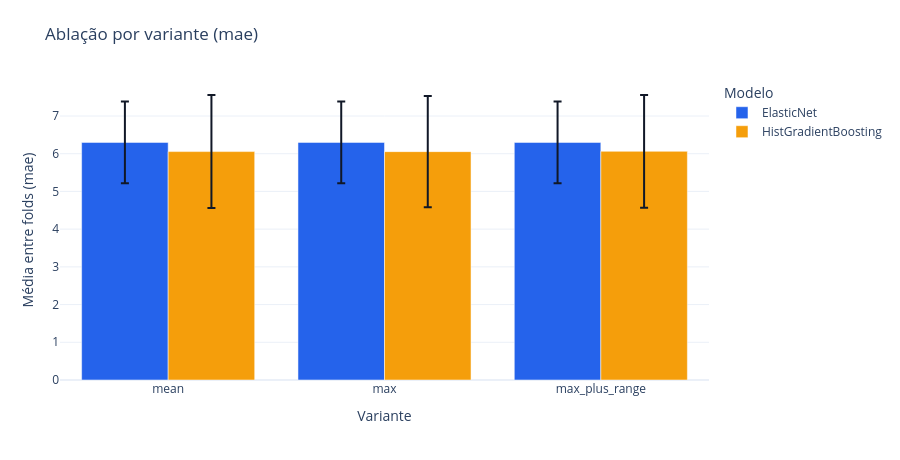
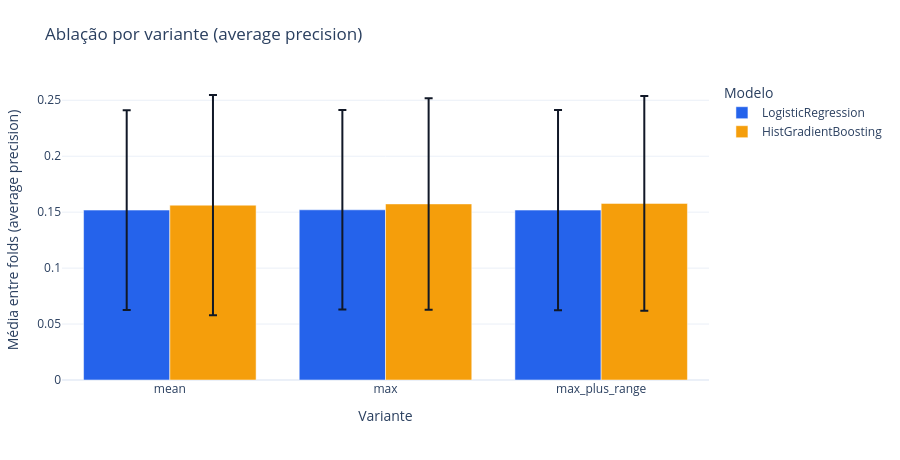

The notebook cell saved with these charts, in order:
### Markdown cell above
## Ablação da feature de distância

A hipótese é que um pedido com vários vendedores só é entregue quando chega o item do vendedor mais distante, de modo que a distância máxima (`distance_max_km`) pode representar o gargalo melhor que a média (`distance_mean_km`), hoje usada no modelo. Três variantes são comparadas, todas partindo das features atuais e trocando apenas a distância: `mean` (referência), `max` e `max_plus_range` (distância máxima mais a amplitude `distance_range_km`, diferença entre a distância máxima e a mínima).

Em cerca de 98% dos pedidos há um único vendedor ou uma única origem, e nesses casos as três medidas coincidem; por isso o efeito esperado é pequeno na validação completa. O subgrupo de pedidos com mais de um vendedor é, portanto, reportado à parte (colunas com prefixo `multi_seller_`), onde as variantes de fato diferem. Para conter o custo, apenas dois estimadores por tarefa são reavaliados nos mesmos folds do tournament acima.

A regra de leitura é fixada antes da execução: uma variante só deve substituir `mean` se melhorar a métrica principal (MAE na regressão, average precision na classificação) na média dos folds e vencer a referência em pelo menos 75% dos folds (7 de 9). Caso contrário, `mean` é mantida por simplicidade. Os gráficos da métrica principal por variante, exibidos após as tabelas, mostram a média entre folds e o desvio de cada modelo.

### Code cell
from ecom_delivery_sla import (
    ablation_summary,
    cached_run,
    describe_run,
    distance_ablation_variants,
    run_distance_ablation,
)

ablation_models = {
    "regression": ("ElasticNet", "HistGradientBoosting"),
    "classification": ("LogisticRegression", "HistGradientBoosting"),
}


def compute_ablation():
    return {
        f"{task}_ablation": run_distance_ablation(
            folds, task, models=models, random_state=RANDOM_STATE
        )
        for task, models in ablation_models.items()
    }


ablation_config = {
    "run_version": RUN_VERSION,
    "first_val_month": FIRST_VAL_MONTH,
    "last_val_month": LAST_VAL_MONTH,
    "embargo_days": EMBARGO_DAYS,
    "random_state": RANDOM_STATE,
    "variants": distance_ablation_variants(),
    "models": {task: list(models) for task, models in ablation_models.items()},
    "categorical_features": list(CATEGORICAL_FEATURES),
}
ablation, ablation_meta = cached_run(
    "distance_ablation",
    RUN_VERSION,
    ablation_config,
    compute_ablation,
    frames={"modeling_frame": modeling_frame},
    mode=RUN_MODE,
    cache_root=CACHE_ROOT,
)
print(describe_run(ablation_meta, language=LANG))
for task in ablation_models:
    display(ablation_summary(ablation[f"{task}_ablation"], reference="mean", task=task))

from ecom_delivery_sla_viz import plot_ablation

for task in ablation_models:
    display(plot_ablation(ablation_summary(ablation[f"{task}_ablation"], reference="mean", task=task), language=LANG))

### Figure 1 — Plotly figure (JSON) as saved in the notebook; plotly's stock layout.template omitted (floating-point values rounded to 4 significant figures)
{"data": [{"customdata": ["", "-0.0%", "0.0%"], "error_y": {"array": [1.085, 1.085, 1.085], "color": "#111827", "type": "data"}, "hovertemplate": "%{x}<br>%{y:.4f}<br>delta: %{customdata}<extra>ElasticNet</extra>", "marker": {"color": "#2563EB"}, "name": "ElasticNet", "type": "bar", "x": ["mean", "max", "max_plus_range"], "y": [6.3, 6.301, 6.3]}, {"customdata": ["", "0.0%", "-0.1%"], "error_y": {"array": [1.498, 1.476, 1.493], "color": "#111827", "type": "data"}, "hovertemplate": "%{x}<br>%{y:.4f}<br>delta: %{customdata}<extra>HistGradientBoosting</extra>", "marker": {"color": "#F59E0B"}, "name": "HistGradientBoosting", "type": "bar", "x": ["mean", "max", "max_plus_range"], "y": [6.056, 6.055, 6.064]}], "layout": {"barmode": "group", "height": 460, "legend": {"title": {"text": "Modelo"}}, "margin": {"b": 80, "l": 60, "r": 40, "t": 80}, "title": {"text": "Ablação por variante (mae)"}, "xaxis": {"categoryarray": ["mean", "max", "max_plus_range"], "categoryorder": "array", "title": {"text": "Variante"}}, "yaxis": {"title": {"text": "Média entre folds (mae)"}}}}

### Figure 2 — Plotly figure (JSON) as saved in the notebook; plotly's stock layout.template omitted (floating-point values rounded to 4 significant figures)
{"data": [{"customdata": ["", "0.2%", "0.0%"], "error_y": {"array": [0.08921, 0.0891, 0.08953], "color": "#111827", "type": "data"}, "hovertemplate": "%{x}<br>%{y:.4f}<br>delta: %{customdata}<extra>LogisticRegression</extra>", "marker": {"color": "#2563EB"}, "name": "LogisticRegression", "type": "bar", "x": ["mean", "max", "max_plus_range"], "y": [0.1519, 0.1521, 0.1519]}, {"customdata": ["", "0.7%", "1.0%"], "error_y": {"array": [0.09845, 0.09452, 0.0959], "color": "#111827", "type": "data"}, "hovertemplate": "%{x}<br>%{y:.4f}<br>delta: %{customdata}<extra>HistGradientBoosting</extra>", "marker": {"color": "#F59E0B"}, "name": "HistGradientBoosting", "type": "bar", "x": ["mean", "max", "max_plus_range"], "y": [0.1563, 0.1574, 0.1578]}], "layout": {"barmode": "group", "height": 460, "legend": {"title": {"text": "Modelo"}}, "margin": {"b": 80, "l": 60, "r": 40, "t": 80}, "title": {"text": "Ablação por variante (average precision)"}, "xaxis": {"categoryarray": ["mean", "max", "max_plus_range"], "categoryorder": "array", "title": {"text": "Variante"}}, "yaxis": {"title": {"text": "Média entre folds (average precision)"}}}}
